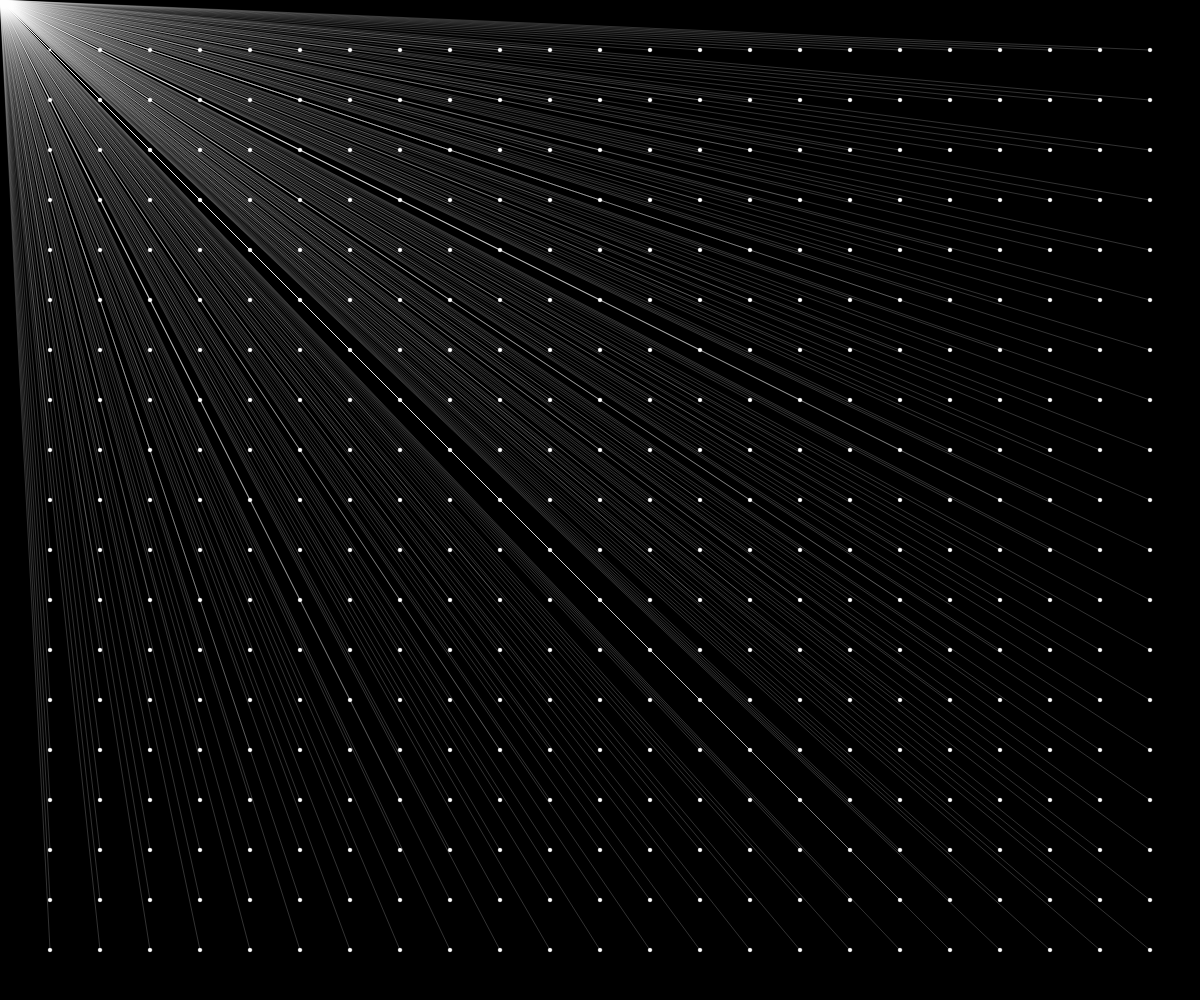
Frame 1 (no input)
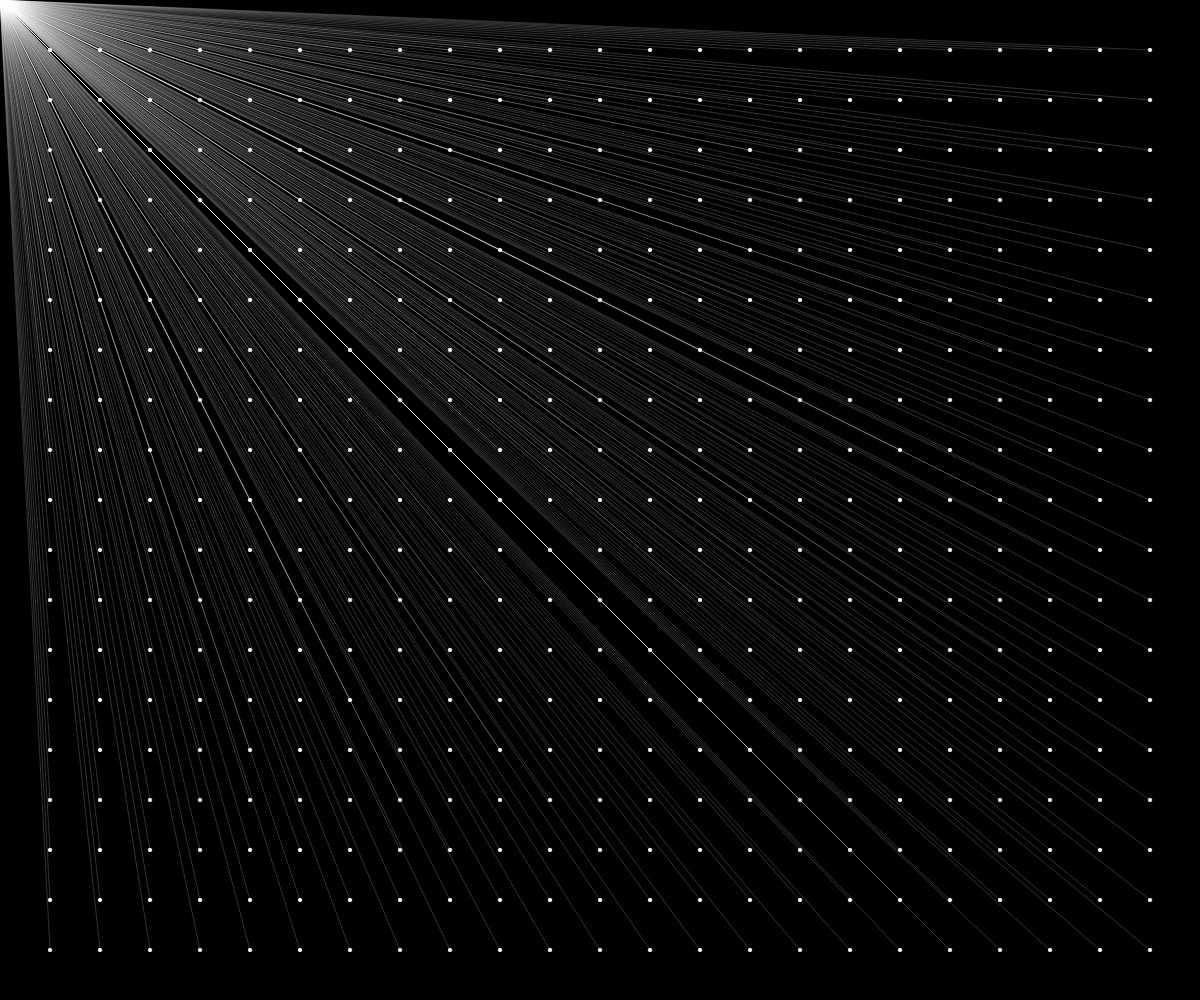
Frame 60 (no input)
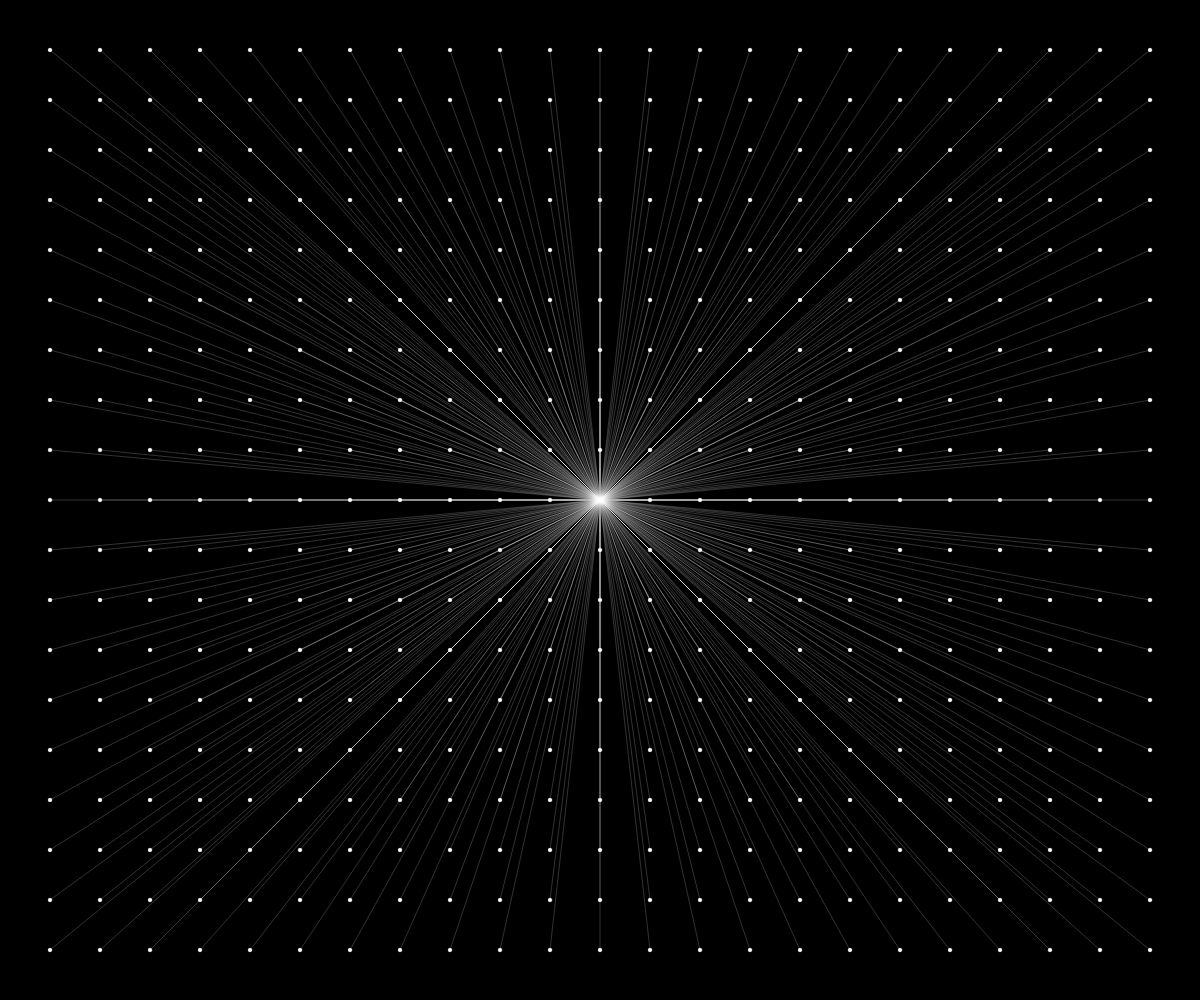
Frame 120 (the mouse pressed at the canvas centre since frame 60)

The p5.js sketch that drew these frames (run headless with seeded random() and noise() and a simulated clock; from frame 60 on, the mouse is pressed at the canvas centre):

// p5.js sketch
// ── sketch.js

function setup() {
  createCanvas(windowWidth, windowHeight);
}

function draw() {
  background(0);
  displayDots();
}

function displayDots() {
  let pointSpacing = 50;
  for (let x = pointSpacing; x < width; x += pointSpacing) {
    for (let y = pointSpacing; y < height; y += pointSpacing) {
      fill(255);
      ellipse(x, y, 4, 4);
      stroke(255, 50);
      line(x, y, mouseX, mouseY);
    }
  }
}
